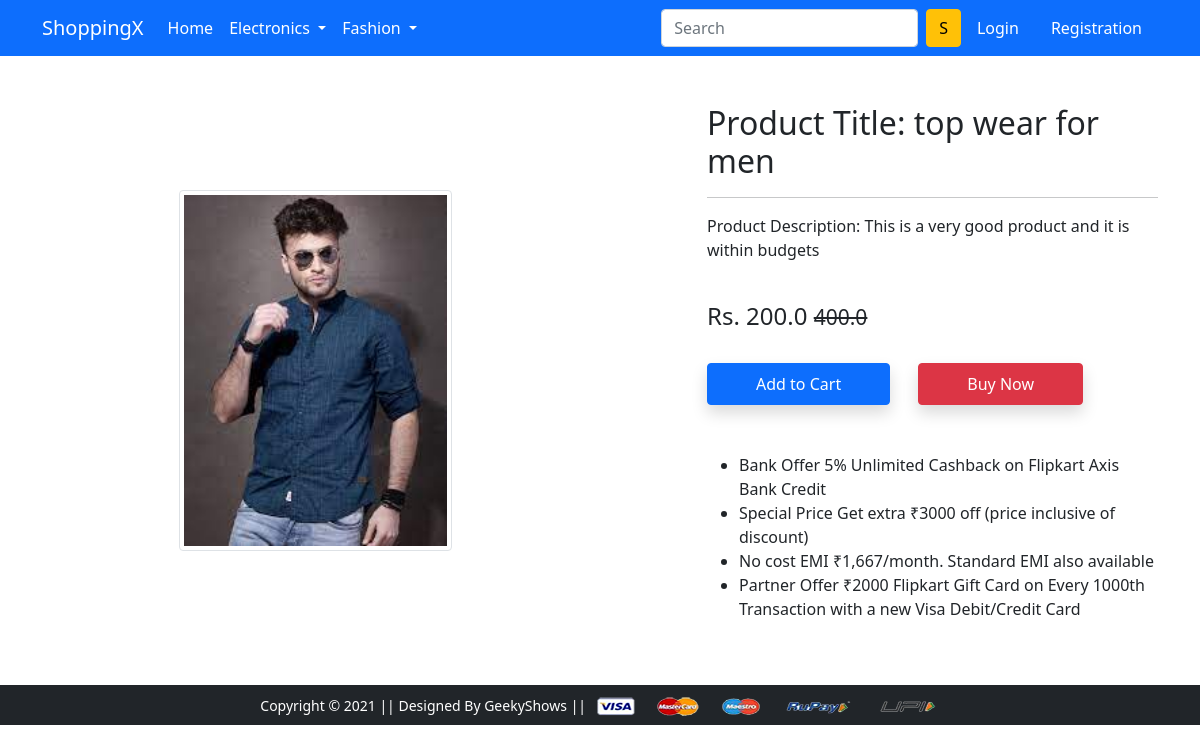
Screenshot of /product-detail/1 with the database file from the repository.
### app/models.py (models this page shows, shortened)
class Product(models.Model):
    title = models.CharField(max_length=100)
    selling_price = models.FloatField()
    discounted_price = models.FloatField()
    description = models.TextField()
    brand = models.CharField(max_length=100)
    category = models.CharField(choices=CATEGORY_CHOICES, max_length=2)
    product_image = models.ImageField(upload_to='productimg')

### app/views.py (the view)
# urls.py: path('product-detail/<int:pk>', views.ProductDetailView.as_view(), name='product-detail'),
class ProductDetailView(View):
    def get(self, request, pk):
        product = Product.objects.get(pk=pk)
        is_item_in_cart = False
        if(request.user.is_authenticated):
            is_item_in_cart = Cart.objects.filter(Q(product = product.id) & Q(user= request.user)).exists()
        return render(request, 'app/productdetail.html',{'product':product, 'is_item_in_cart' : is_item_in_cart})

### app/templates/app/productdetail.html (shortened to what this page needs)
{% extends 'app/base.html' %}
{% load static %}
{% block main-content %}
<div class="container my-5">
 <div class="row">
  <div class="col-sm-6 text-center align-self-center">
   <img src="{{product.product_image.url}}" alt="" class="img-fluid img-thumbnail w-50 h-50 ">
  </div>
  <div class="col-sm-5 offset-sm-1">
   <h2>Product Title: {{product.title}}</h2>
   <hr>
   <p>Product Description: {{product.description}}</p> <br>
   <h4>Rs. {{product.discounted_price}} <small class="fw-light text-decoration-line-through">{{product.selling_price}}</small></h4> <br>
   {% if request.user.is_authenticated %}
   {% if is_item_in_cart %}
     <a href="{% url 'showcart' %}" class="btn btn-warning shadow px-5 py-2 ms-4"> GoTo Cart</a>
     {% else %}
     <form action="/add-to-cart" class="d-inline">
        <input type="hidden" name="prod_id" value="{{product.id}}" id="prod_id">
        <button type="submit" class="btn btn-primary shadow px-5 py-2">Add to Cart</button>
     </form>
     {% endif %}
     {% else %}
     <form action="/accounts/login" class="d-inline">
          <button type="submit" class="btn btn-primary shadow px-5 py-2">Add to Cart</button>
       </form>
     {% endif %}
   <a href="{% url 'showcart' %}" class="btn btn-danger shadow px-5 py-2 ms-4">Buy Now</a>
   <ul>
    <li>Bank Offer 5% Unlimited Cashback on Flipkart Axis Bank Credit</li>
    <li>Special Price Get extra ₹3000 off (price inclusive of discount)</li>
    <li>No cost EMI ₹1,667/month. Standard EMI also available</li>
    <li>Partner Offer ₹2000 Flipkart Gift Card on Every 1000th Transaction with a new Visa Debit/Credit Card</li>
   </ul>
  </div>
 </div>
</div>
{% endblock main-content %}

### rows the page displays
Product: product_image (picture), title "top wear for men", description "This is a very good product and it is within budgets", discounted_price "200.0", selling_price "400.0"
